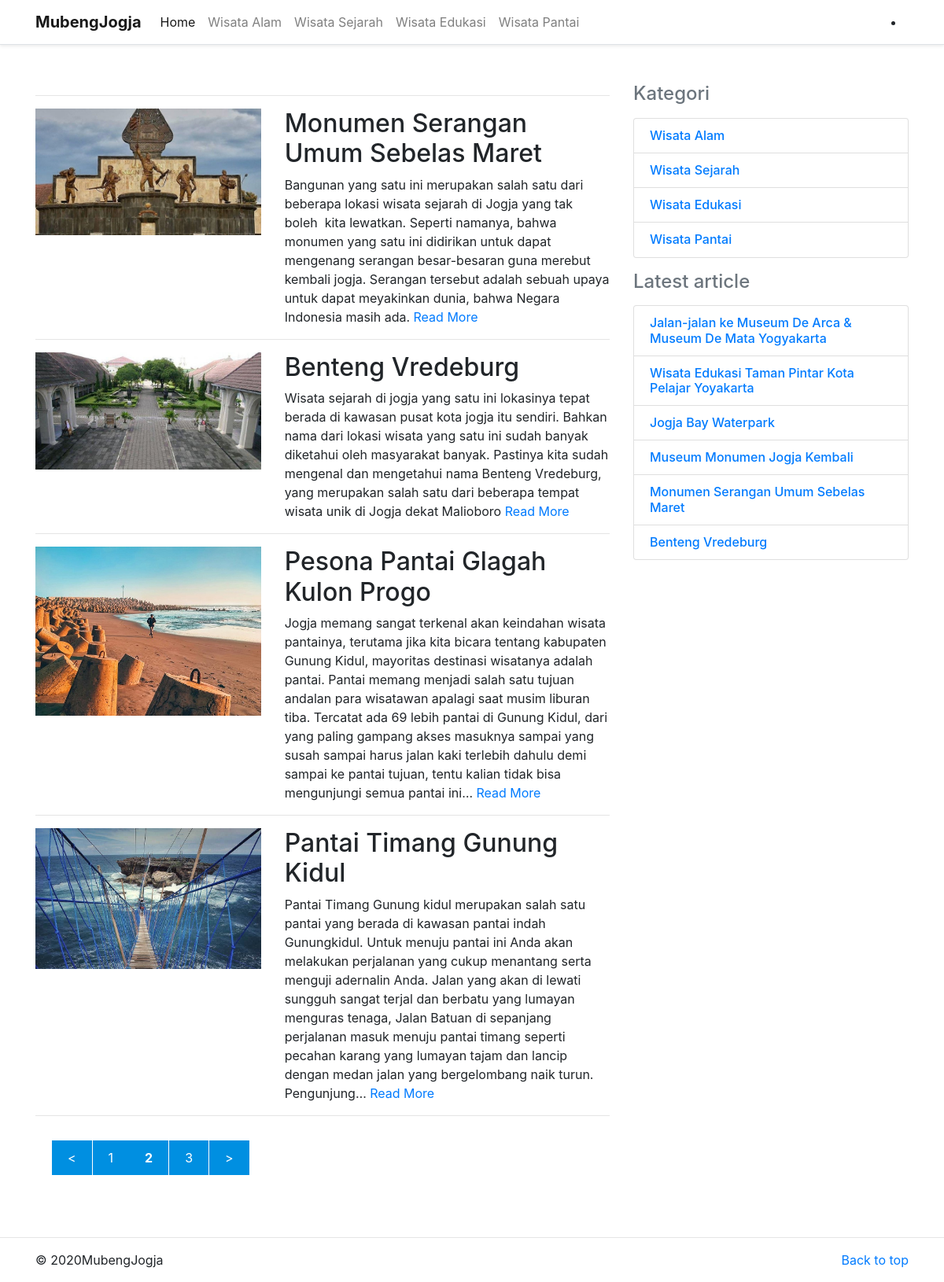
Screenshot of /index/index/4 with the database file from the repository.
### tables this page shows
CREATE TABLE `kategori` (
  `id_kategori` int(11) NOT NULL,
  `slug_kategori` varchar(128) NOT NULL,
  `nama_kategori` varchar(128) NOT NULL,
  `dibuat` timestamp NOT NULL,
  `diperbarui` timestamp NOT NULL DEFAULT CURRENT_TIMESTAMP ON UPDATE CURRENT_TIMESTAMP
);

CREATE TABLE `artikel` (
  `id_artikel` int(11) NOT NULL,
  `id_user` int(11) NOT NULL,
  `id_kategori` int(11) NOT NULL,
  `slug_artikel` varchar(128) NOT NULL,
  `judul` varchar(128) NOT NULL,
  `isi_artikel` text NOT NULL,
  `gambar` varchar(128) NOT NULL,
  `status_artikel` varchar(128) NOT NULL,
  `kata_kunci` text NOT NULL,
  `dibuat` timestamp NOT NULL,
  `diperbarui` timestamp NOT NULL DEFAULT CURRENT_TIMESTAMP ON UPDATE CURRENT_TIMESTAMP
);

### application/views/frontend/layout/wrapp.php (called while the page is built)
<?php
require_once('head.php');
require_once('header.php');
require_once('content.php');
require_once('sidebar.php');
require_once('footer.php');

### application/controllers/index.php (called while the page is built, shortened)
<?php
class Index extends CI_Controller
{
	public function __construct()
	{
		$this->load->model('artikel_model');
		$this->load->model('kategori_model');
	}
	public function index()
	{
		$all_kategori = $this->kategori_model->get_all();
		$latepost = $this->artikel_model->latest();
		$this->load->library('pagination');
		$config['base_url'] = base_url('index/index/');
		$config['total_rows'] = count($this->artikel_model->total());
		$config['per_page'] = 4;
		$config['uri_segment'] = 3;
		$limit = $config['per_page'];
		$start = ($this->uri->segment(3)) ? ($this->uri->segment(3)) : 0;
		$this->pagination->initialize($config);
		$artikel = $this->artikel_model->artikel($limit, $start);
		$data = array(
			'paginasi' => $this->pagination->create_links(),
			'artikel' => $artikel,
			'all_kategori' => $all_kategori,
			'latepost' => $latepost,
			'content' => 'frontend/artikel/get_all'
		);
		$this->load->view('frontend/layout/wrapp', $data, false);
	}
}

### index.php (called while the page is built, shortened)
<?php
require_once BASEPATH.'core/CodeIgniter.php';

### application/models/kategori_model.php (called while the page is built, shortened)
<?php
class Kategori_model extends CI_Model
{
    public function get_all()
    {
        $this->db->select('*');
        $this->db->from('kategori');
        $this->db->order_by('id_kategori', 'asc');
        $query = $this->db->get();
        return $query->result();
    }
}

### application/views/frontend/layout/content.php (called while the page is built)
<?php
if ($content) {
    $this->load->view($content);
}

### application/config/config.php (called while the page is built, shortened)
<?php
$http = 'http'. ((isset($_SERVER['HTTPS'])&&$_SERVER['HTTPS']=='on')?'s':'').'://';
$newurl = str_replace("index.php","", $_SERVER['SCRIPT_NAME']);
$config['base_url'] = "$http". $_SERVER['SERVER_NAME']."".$newurl;
$config['index_page'] = '';
$config['uri_protocol']	= 'REQUEST_URI';
$config['url_suffix'] = '';
$config['language']	= 'english';
$config['charset'] = 'UTF-8';
$config['enable_hooks'] = FALSE;
$config['subclass_prefix'] = 'MY_';
$config['composer_autoload'] = FALSE;
$config['permitted_uri_chars'] = 'a-z 0-9~%.:_\-';
$config['enable_query_strings'] = FALSE;
$config['controller_trigger'] = 'c';
$config['function_trigger'] = 'm';
$config['directory_trigger'] = 'd';
$config['allow_get_array'] = TRUE;
$config['log_threshold'] = 0;
$config['log_path'] = '';
$config['log_file_extension'] = '';
$config['log_file_permissions'] = 0644;
$config['log_date_format'] = 'Y-m-d H:i:s';
$config['error_views_path'] = '';
$config['cache_path'] = '';
$config['cache_query_string'] = FALSE;
$config['encryption_key'] = '';
$config['sess_driver'] = 'files';
$config['sess_cookie_name'] = 'ci_session';
$config['sess_expiration'] = 7200;
$config['sess_save_path'] = NULL;
$config['sess_match_ip'] = FALSE;
$config['sess_time_to_update'] = 300;
$config['sess_regenerate_destroy'] = FALSE;
$config['cookie_prefix']	= '';
$config['cookie_domain']	= '';
$config['cookie_path']		= '/';
$config['cookie_secure']	= FALSE;
$config['cookie_httponly'] 	= FALSE;
$config['standardize_newlines'] = FALSE;
$config['global_xss_filtering'] = FALSE;
$config['csrf_protection'] = TRUE;
$config['csrf_token_name'] = 'csrf_test_name';
$config['csrf_cookie_name'] = 'csrf_cookie_name';
$config['csrf_expire'] = 7200;
$config['csrf_regenerate'] = TRUE;
$config['csrf_exclude_uris'] = array();
$config['compress_output'] = FALSE;
$config['time_reference'] = 'local';
$config['rewrite_short_tags'] = FALSE;
$config['proxy_ips'] = '';

### application/config/disqus.php (called while the page is built)
<?php if (!defined('BASEPATH')) exit('No direct script access allowed');
$config['disqus_shortname'] = 'mubengjogja-com';
$config['disqus_developer'] = 1;

### application/models/artikel_model.php (called while the page is built, shortened)
<?php
class Artikel_model extends CI_Model
{
	public function get_all()
	{
		$this->db->select('artikel.*,kategori.nama_kategori, user.nama');
		$this->db->from('artikel');
		$this->db->join('kategori', 'kategori.id_kategori = artikel.id_kategori', 'left');
		$this->db->join('user', 'user.id_user = artikel.id_user', 'left');
		$this->db->order_by('id_artikel', 'desc');
		$query = $this->db->get();
		return $query->result();
	}
	public function artikel($limit, $start)
	{
		$this->db->select('artikel.*,kategori.nama_kategori, kategori.slug_kategori, user.nama');
		$this->db->from('artikel');
		$this->db->join('kategori', 'kategori.id_kategori = artikel.id_kategori', 'left');
		$this->db->join('user', 'user.id_user = artikel.id_user', 'left');
		$this->db->where(array('status_artikel' => 'Publish'));
		$this->db->order_by('id_artikel', 'desc');
		$this->db->limit($limit, $start);
		$query = $this->db->get();
		return $query->result();
	}
	public function latest()
	{
		$this->db->select('artikel.*,kategori.nama_kategori, kategori.slug_kategori, user.nama');
		$this->db->from('artikel');
		$this->db->join('kategori', 'kategori.id_kategori = artikel.id_kategori', 'left');
		$this->db->join('user', 'user.id_user = artikel.id_user', 'left');
		$this->db->where(array('status_artikel' => 'Publish'));
		$this->db->order_by('id_artikel', 'desc');
		$this->db->limit(6);
		$query = $this->db->get();
		return $query->result();
	}
	public function total()
	{
		$this->db->select('artikel.*,kategori.nama_kategori, kategori.slug_kategori, user.nama');
		$this->db->from('artikel');
		$this->db->join('kategori', 'kategori.id_kategori = artikel.id_kategori', 'left');
		$this->db->join('user', 'user.id_user = artikel.id_user', 'left');
		$this->db->where(array('status_artikel' => 'Publish'));
		$this->db->order_by('id_artikel', 'desc');
		$query = $this->db->get();
		return $query->result();
	}
}

### application/views/frontend/artikel/get_all.php (the view)
<div class="col-md-8">
    <hr class="featurette-divider">
    <?php foreach ($artikel as $artikel) { ?>
    <div class="row featurette">
        <div class="col-md-5 order-md-1">
            <img class="img-fluid" src="<?= base_url('assets/upload/images/' . $artikel->gambar); ?>">
        </div>
        <div class="col-md-7 order-md-2">
            <h2 class="featurette-heading"><?= strip_tags(character_limiter($artikel->judul, 50)); ?></h2>
            <?php echo strip_tags(character_limiter($artikel->isi_artikel)); ?>
            <a href="<?= base_url('index/detail/' . $artikel->slug_artikel); ?>"> Read More</a>
        </div>
    </div>
    <hr class="featurette-divider">
    <?php } ?>
    <div class="pagination col-md-12 text-center">
        <?php if (isset($paginasi)) {
            echo $paginasi;
        } ?>
    </div>
</div>

### application/views/frontend/layout/head.php (shortened to what this page needs)
<!doctype html>
<html lang="en">
<head>
    <link href="<?= base_url('assets/css/bootstrap.min.css'); ?>" rel="stylesheet">
    <link href="<?= base_url('assets/css/style.css'); ?>" rel="stylesheet">
</head>
<body>

### application/views/frontend/layout/header.php (shortened to what this page needs)
<?php $kategori = $this->kategori_model->get_all(); ?>
<header>
    <nav class="navbar navbar-expand-md navbar-light bg-white border-bottom shadow-sm">
        <div class="container">
            <a class="navbar-brand" href="#"><strong>MubengJogja</strong></a>
            <div class="collapse navbar-collapse" id="navbarCollapse">
                <ul class="navbar-nav mr-auto">
                    <li class="nav-item active">
                        <a class="nav-link" href="<?= base_url(); ?>">Home <span class="sr-only">(current)</span></a>
                    </li>
                    <?php foreach ($kategori as $kategori) { ?>
                    <li class="nav-item">
                        <a class="nav-link"
                            href="<?= base_url('index/kategori/' . $kategori->slug_kategori); ?>"><?= $kategori->nama_kategori; ?></a>
                    </li>
                    <?php }; ?>
                </ul>
                <li class="navbar-nav">
                <li class="nav-item">
                </li>
                </li>
            </div>
        </div>
    </nav>
</header>
<main role="main">
    <div class="container py-5">
        <div class="row">

### application/views/frontend/layout/sidebar.php
<div class="col-md-4">
    <h4 class="d-flex justify-content-between align-items-center mb-3">
        <span class="text-muted">Kategori</span>
    </h4>
    <ul class="list-group mb-3">
        <?php foreach ($all_kategori as $all_kategori) { ?>
        <li class="list-group-item d-flex justify-content-between lh-condensed">
            <div>
                <h6 class="my-0"><a
                        href="<?= base_url('index/kategori/' . $all_kategori->slug_kategori); ?>"><?= $all_kategori->nama_kategori; ?></a>
                </h6>
            </div>
        </li>
        <?php } ?>
    </ul>
    <h4 class="d-flex justify-content-between align-items-center mb-3">
        <span class="text-muted">Latest article</span>
    </h4>
    <ul class="list-group mb-3">
        <?php foreach ($latepost as $latepost) { ?>
        <li class="list-group-item d-flex justify-content-between lh-condensed">
            <div>
                <h6 class="my-0"><a
                        href="<?= base_url('index/detail/' . $latepost->slug_artikel); ?>"><?= $latepost->judul; ?></a>
                </h6>
            </div>
        </li>
        <?php } ?>
    </ul>
</div>

### application/views/frontend/layout/footer.php (shortened to what this page needs)
</div>
</div>
<hr class="featurette-divider">
<footer class="container">
    <p class="float-right"><a href="#">Back to top</a></p>
    <p>&copy; <?= date('Y'); ?>MubengJogja</p>
</footer>
</main>
</body>
</html>

### assets/css/style.css (style rules this page uses)
.pagination { padding: 15px 20px; background-color: #ffffff; border-radius: 10px; }
.pagination a { padding: 10px 20px 10px 20px; background-color: #008fe1; color: #ffffff; margin: 0; border-left: 1px solid #ffffff; }
.pagination strong { padding: 10px 20px 10px 20px; background-color: #008fe1; color: #ffffff; margin: 0; }

### rows the page displays
kategori: nama_kategori "Wisata Alam"
kategori: nama_kategori "Wisata Sejarah"
kategori: nama_kategori "Wisata Edukasi"
kategori: nama_kategori "Wisata Pantai"
artikel: gambar (picture), judul "Monumen Serangan Umum Sebelas Maret", isi_artikel "Bangunan yang satu ini merupakan salah satu dari beberapa lokasi wisata sejarah di Jogja yang tak boleh kita lewatkan. Seperti namanya, bahwa monumen yang satu ini didirikan untuk dapat mengenang serangan besar-besaran guna merebut kembali jogja. Serangan tersebut adalah sebuah upaya untuk dapat meyakinkan dunia, bahwa Negara Indonesia masih ada."
artikel: gambar (picture), judul "Benteng Vredeburg", isi_artikel "Wisata sejarah di jogja yang satu ini lokasinya tepat berada di kawasan pusat kota jogja itu sendiri. Bahkan nama dari lokasi wisata yang satu ini sudah banyak diketahui oleh masyarakat banyak. Pastinya kita sudah mengenal dan mengetahui nama Benteng Vredeburg, yang merupakan salah satu dari beberapa tempat wisata unik di Jogja dekat Malioboro"
artikel: gambar (picture), judul "Pesona Pantai Glagah Kulon Progo", isi_artikel "Jogja memang sangat terkenal akan keindahan wisata pantainya, terutama jika kita bicara tentang kabupaten Gunung Kidul, mayoritas destinasi wisatanya adalah pantai. Pantai memang menjadi salah satu tujuan andalan para wisatawan apalagi saat musim liburan tiba. Tercatat ada 69 lebih pantai di Gunung Kidul, dari yang paling gampang akses masuknya sampai yang susah sampai harus jalan kaki terlebih dahulu demi sampai ke pantai tujuan, tentu kalian tidak bisa mengunjungi semua pantai ini…"
artikel: gambar (picture), judul "Pantai Timang Gunung Kidul", isi_artikel "Pantai Timang Gunung kidul merupakan salah satu pantai yang berada di kawasan pantai indah Gunungkidul. Untuk menuju pantai ini Anda akan melakukan perjalanan yang cukup menantang serta menguji adernalin Anda. Jalan yang akan di lewati sungguh sangat terjal dan berbatu yang lumayan menguras tenaga, Jalan Batuan di sepanjang perjalanan masuk menuju pantai timang seperti pecahan karang yang lumayan tajam dan lancip dengan medan jalan yang bergelombang naik turun. Pengunjung…"
artikel: judul "Jalan-jalan ke Museum De Arca & Museum De Mata Yogyakarta"
artikel: judul "Wisata Edukasi Taman Pintar Kota Pelajar Yoyakarta"
artikel: judul "Jogja Bay Waterpark"
artikel: judul "Museum Monumen Jogja Kembali"

### other values shown
$paginasi "< 1 2 3 >"
